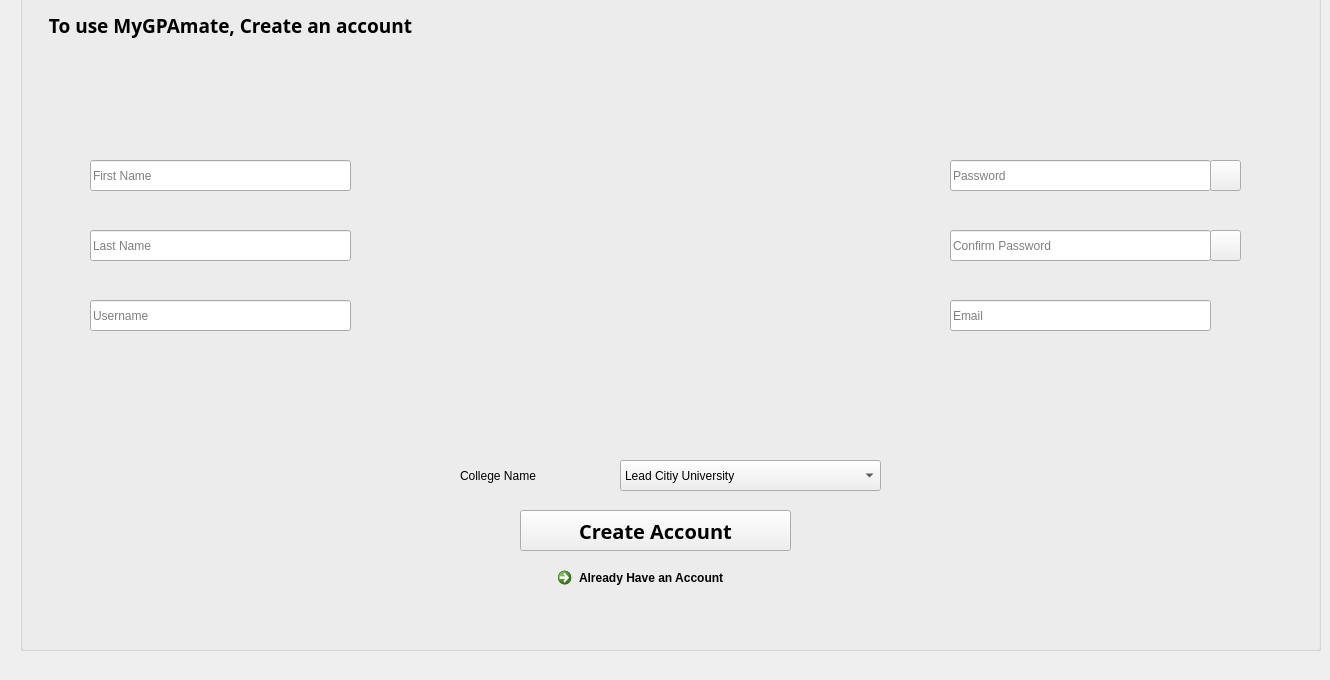
    <widget class="QWidget" name="tab_17">
     <attribute name="title">
      <string>Page</string>
     </attribute>
     <widget class="QGroupBox" name="groupBox_2">
      <property name="geometry">
       <rect>
        <x>20</x>
        <y>-20</y>
        <width>1301</width>
        <height>671</height>
       </rect>
      </property>
      <property name="title">
       <string>Signup</string>
      </property>
      <widget class="QLineEdit" name="lineEdit_first_name_2">
       <property name="geometry">
        <rect>
         <x>70</x>
         <y>180</y>
         <width>261</width>
         <height>31</height>
        </rect>
       </property>
       <property name="placeholderText">
        <string>First Name</string>
       </property>
      </widget>
      <widget class="QLineEdit" name="lineEdit_last_name_2">
       <property name="geometry">
        <rect>
         <x>70</x>
         <y>250</y>
         <width>261</width>
         <height>31</height>
        </rect>
       </property>
       <property name="echoMode">
        <enum>QLineEdit::Normal</enum>
       </property>
       <property name="placeholderText">
        <string>Last Name</string>
       </property>
      </widget>
      <widget class="QLabel" name="label_30">
       <property name="geometry">
        <rect>
         <x>10</x>
         <y>20</y>
         <width>401</width>
         <height>51</height>
        </rect>
       </property>
       <property name="font">
        <font>
         <family>Segoe MDL2 Assets</family>
         <pointsize>14</pointsize>
         <weight>75</weight>
         <bold>true</bold>
        </font>
       </property>
       <property name="text">
        <string>To use MyGPAmate, Create an account</string>
       </property>
       <property name="alignment">
        <set>Qt::AlignCenter</set>
       </property>
      </widget>
      <widget class="QLabel" name="label_31">
       <property name="geometry">
        <rect>
         <x>440</x>
         <y>70</y>
         <width>411</width>
         <height>391</height>
        </rect>
       </property>
       <property name="text">
        <string/>
       </property>
       <property name="pixmap">
        <pixmap resource="resources.qrc">:/assets/images/signup.png</pixmap>
       </property>
      </widget>
      <widget class="QLineEdit" name="lineEdit_email_2">
       <property name="geometry">
        <rect>
         <x>930</x>
         <y>320</y>
         <width>261</width>
         <height>31</height>
        </rect>
       </property>
       <property name="text">
        <string/>
       </property>
       <property name="echoMode">
        <enum>QLineEdit::Normal</enum>
       </property>
       <property name="placeholderText">
        <string>Email</string>
       </property>
      </widget>
      <widget class="QLineEdit" name="lineEdit_confirm_password_2">
       <property name="geometry">
        <rect>
         <x>930</x>
         <y>250</y>
         <width>261</width>
         <height>31</height>
        </rect>
       </property>
       <property name="text">
        <string/>
       </property>
       <property name="echoMode">
        <enum>QLineEdit::Password</enum>
       </property>
       <property name="placeholderText">
        <string>Confirm Password</string>
       </property>
      </widget>
      <widget class="QLineEdit" name="lineEdit_password_2">
       <property name="geometry">
        <rect>
         <x>930</x>
         <y>180</y>
         <width>261</width>
         <height>31</height>
        </rect>
       </property>
       <property name="text">
        <string/>
       </property>
       <property name="echoMode">
        <enum>QLineEdit::Password</enum>
       </property>
       <property name="placeholderText">
        <string>Password</string>
       </property>
      </widget>
      <widget class="QLineEdit" name="lineEdit_user_name_2">
       <property name="geometry">
        <rect>
         <x>70</x>
         <y>320</y>
         <width>261</width>
         <height>31</height>
        </rect>
       </property>
       <property name="placeholderText">
        <string>Username</string>
       </property>
      </widget>
      <widget class="QComboBox" name="comboBox_college_name_2">
       <property name="geometry">
        <rect>
         <x>600</x>
         <y>480</y>
         <width>261</width>
         <height>31</height>
        </rect>
       </property>
       <item>
        <property name="text">
         <string>Lead Citiy University</string>
        </property>
       </item>
       <item>
        <property name="text">
         <string>Obafemi Awolowo University</string>
        </property>
       </item>
       <item>
        <property name="text">
         <string>Adeleke University</string>
        </property>
       </item>
       <item>
        <property name="text">
         <string>Ladoke Akintola University</string>
        </property>
       </item>
       <item>
        <property name="text">
         <string>University of Ibadan</string>
        </property>
       </item>
      </widget>
      <widget class="QPushButton" name="pushButton_create_account_2">
       <property name="geometry">
        <rect>
         <x>500</x>
         <y>530</y>
         <width>271</width>
         <height>41</height>
        </rect>
       </property>
       <property name="font">
        <font>
         <family>Segoe MDL2 Assets</family>
         <pointsize>15</pointsize>
         <weight>75</weight>
         <bold>true</bold>
        </font>
       </property>
       <property name="text">
        <string>Create Account</string>
       </property>
      </widget>
      <widget class="QCommandLinkButton" name="commandLinkButton_already_have_an_account">
       <property name="geometry">
        <rect>
         <x>530</x>
         <y>580</y>
         <width>221</width>
         <height>41</height>
        </rect>
       </property>
       <property name="text">
        <string>Already Have an Account</string>
       </property>
      </widget>
      <widget class="QLabel" name="label_36">
       <property name="geometry">
        <rect>
         <x>440</x>
         <y>480</y>
         <width>151</width>
         <height>31</height>
        </rect>
       </property>
       <property name="text">
        <string>College Name</string>
       </property>
      </widget>
      <widget class="QPushButton" name="pushButton_h1">
       <property name="geometry">
        <rect>
         <x>1190</x>
         <y>180</y>
         <width>31</width>
         <height>31</height>
        </rect>
       </property>
       <property name="text">
        <string/>
       </property>
       <property name="icon">
        <iconset>
         <normaloff>assets/images/view.png</normaloff>assets/images/view.png</iconset>
       </property>
      </widget>
      <widget class="QPushButton" name="pushButton_h2">
       <property name="geometry">
        <rect>
         <x>1190</x>
         <y>250</y>
         <width>31</width>
         <height>31</height>
        </rect>
       </property>
       <property name="text">
        <string/>
       </property>
       <property name="icon">
        <iconset>
         <normaloff>assets/images/view.png</normaloff>assets/images/view.png</iconset>
       </property>
      </widget>
     </widget>
    </widget>
